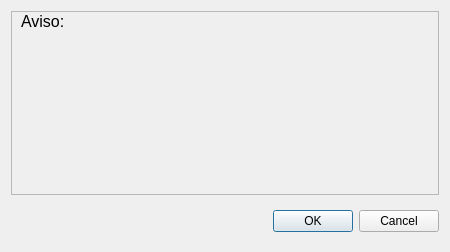
<?xml version="1.0" encoding="UTF-8"?>
<ui version="4.0">
 <class>InfMensagem</class>
 <widget class="QDialog" name="InfMensagem">
  <property name="geometry">
   <rect>
    <x>0</x>
    <y>0</y>
    <width>446</width>
    <height>252</height>
   </rect>
  </property>
  <property name="windowTitle">
   <string>Dialog</string>
  </property>
  <property name="styleSheet">
   <string notr="true">font: 12pt &quot;Segoe UI&quot;;</string>
  </property>
  <layout class="QVBoxLayout" name="verticalLayout">
   <item>
    <widget class="QFrame" name="frame">
     <property name="maximumSize">
      <size>
       <width>428</width>
       <height>205</height>
      </size>
     </property>
     <property name="frameShape">
      <enum>QFrame::StyledPanel</enum>
     </property>
     <property name="frameShadow">
      <enum>QFrame::Raised</enum>
     </property>
     <widget class="QLabel" name="label">
      <property name="geometry">
       <rect>
        <x>10</x>
        <y>0</y>
        <width>101</width>
        <height>21</height>
       </rect>
      </property>
      <property name="font">
       <font>
        <family>Segoe UI</family>
        <pointsize>12</pointsize>
        <weight>50</weight>
        <italic>false</italic>
        <bold>false</bold>
       </font>
      </property>
      <property name="text">
       <string>Aviso:</string>
      </property>
     </widget>
     <widget class="QLabel" name="lb_inf">
      <property name="geometry">
       <rect>
        <x>10</x>
        <y>30</y>
        <width>401</width>
        <height>141</height>
       </rect>
      </property>
      <property name="styleSheet">
       <string notr="true">font: 87 12pt &quot;Segoe UI&quot;;</string>
      </property>
      <property name="text">
       <string/>
      </property>
      <property name="alignment">
       <set>Qt::AlignCenter</set>
      </property>
      <property name="wordWrap">
       <bool>true</bool>
      </property>
     </widget>
    </widget>
   </item>
   <item>
    <widget class="QDialogButtonBox" name="buttonBox">
     <property name="minimumSize">
      <size>
       <width>428</width>
       <height>40</height>
      </size>
     </property>
     <property name="styleSheet">
      <string notr="true"/>
     </property>
     <property name="orientation">
      <enum>Qt::Horizontal</enum>
     </property>
     <property name="standardButtons">
      <set>QDialogButtonBox::Cancel|QDialogButtonBox::Ok</set>
     </property>
    </widget>
   </item>
  </layout>
 </widget>
 <resources/>
 <connections>
  <connection>
   <sender>buttonBox</sender>
   <signal>accepted()</signal>
   <receiver>InfMensagem</receiver>
   <slot>accept()</slot>
   <hints>
    <hint type="sourcelabel">
     <x>248</x>
     <y>254</y>
    </hint>
    <hint type="destinationlabel">
     <x>157</x>
     <y>274</y>
    </hint>
   </hints>
  </connection>
  <connection>
   <sender>buttonBox</sender>
   <signal>rejected()</signal>
   <receiver>InfMensagem</receiver>
   <slot>reject()</slot>
   <hints>
    <hint type="sourcelabel">
     <x>316</x>
     <y>260</y>
    </hint>
    <hint type="destinationlabel">
     <x>286</x>
     <y>274</y>
    </hint>
   </hints>
  </connection>
 </connections>
</ui>
